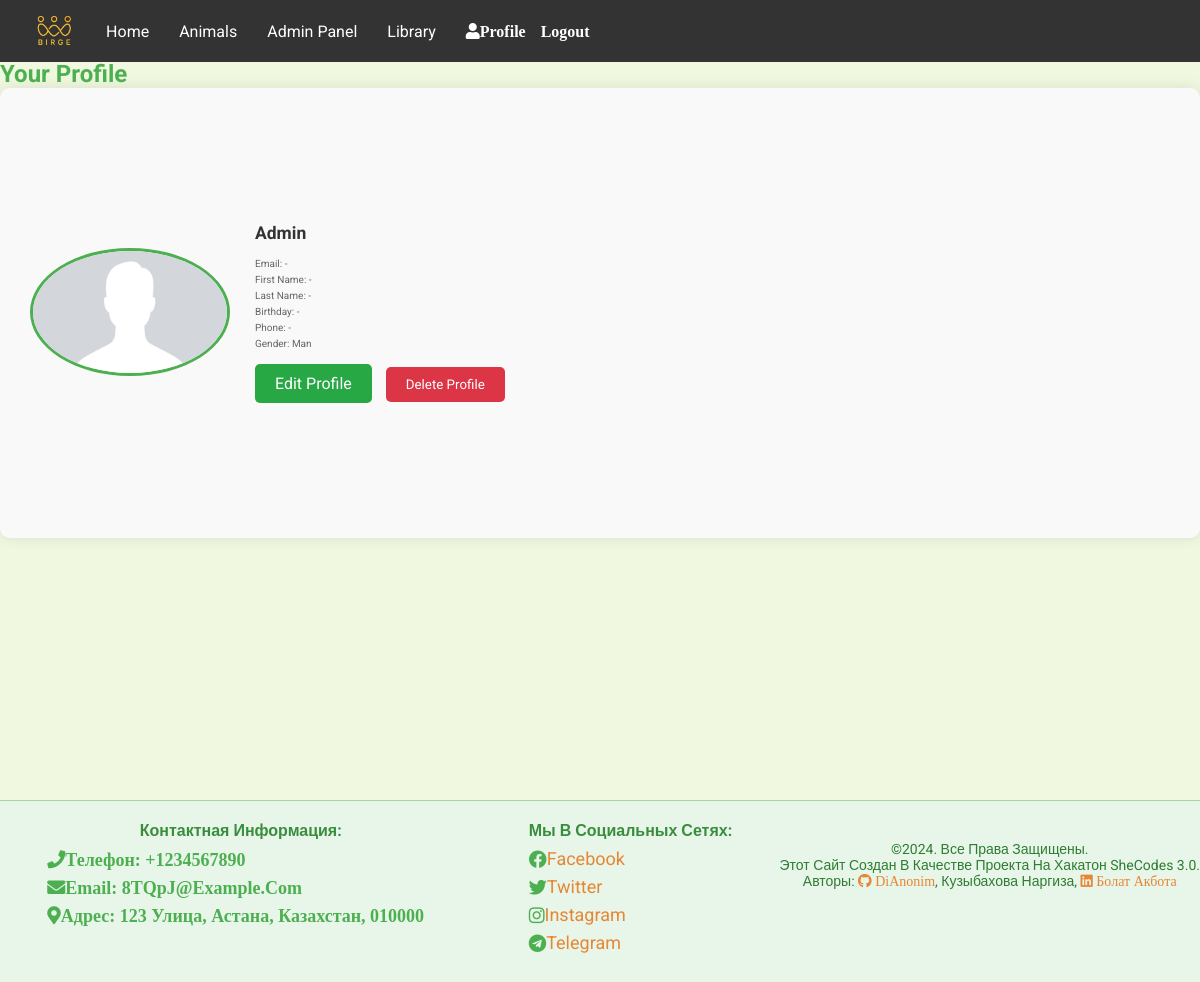
/profile/detail/6/ (signed in), run on the app's committed database.
### app/models.py (models this page shows, shortened)
class CustomUser(AbstractUser):
    class Gender(models.TextChoices):
        Man = 'Man'
        Woman =  'Woman'
    image=models.ImageField(upload_to='media/users',default="media/users/default.png")
    gender=models.CharField(max_length=10,choices=Gender.choices,default=Gender.Man)
    birthday=models.DateField(null=True)
    phone=models.CharField(max_length=20)
    isStudent = models.BooleanField(default=False)

### app/views.py (the view)
# urls.py: path('profile/detail/<int:pk>/', ProfileView.as_view(), name='profile'),
class ProfileView(LoginRequiredMixin, DetailView):
    model = CustomUser
    template_name = "profile.html"
    context_object_name = "user"
    def get_object(self):
        return self.request.user

### app/templatetags/customtags.py (called while the page is built)
@register.filter
def isHaveValue(value):
    if value:
        return f"{value}"
    else:
        return f"-"

### templates/profile.html (shortened to what this page needs)
{% extends "base.html" %}
{% load static customtags %}
{% block header %}
<div class="copyright">
    <h1 class="base-header">Your Profile</h1>
</div>
{% endblock %}
{% block content %}
<div class="profile zilla-slab-light-italic" style="min-height: 450px;">
    <div class="profile-image">
            <img src="{% static 'images/defaultAvatar.png' %}" alt="Default profile picture">
    </div>
    <div class="profile-info">
        <h2>{{ user.username | isHaveValue }}</h2>
        <p>Email: {{ user.email | isHaveValue }}</p>
        <p>First Name: {{ user.first_name | isHaveValue }}</p>
        <p>Last Name: {{ user.last_name | isHaveValue }}</p>
        <p>Birthday: {{ user.birthday | isHaveValue }}</p>
        <p>Phone: {{ user.phone | isHaveValue }}</p>
        <p>Gender: {{ user.get_gender_display | isHaveValue }}</p>
        <a href="{% url 'update_user' user.id %}">Edit Profile</a>
        <form method="post" action="{% url 'delete_user'%}" style="display: inline;">
            <button type="submit">Delete Profile</button>
        </form>
    </div>
</div>
{% endblock %}

### static/css/styles.css (style rules this page uses)
html, body { height: 100%; margin: 0; }
body { margin-top: 60px; font-family: Arial, sans-serif; background-color: #f0f8e0; margin: 0; padding: 0; align-items: center; height: 100vh; }
.base-header { font-size: 24px; color: #4caf50; }
.profile-image img { border-radius: 50%; width: 120px; height: 120px; object-fit: cover; }
.profile-info { font-size: 16px; color: #333; }
.profile-info p { margin: 5px 0; }
.profile { display: flex; flex-wrap: wrap; justify-content: center; align-items: center; padding: 20px; background-color: #f9f9f9; border-radius: 10px; box-shadow: 0 0 15px rgba(0, 0, 0, 0.1); }
.profile-image { flex: 1 1 200px; max-width: 200px; margin: 10px; }
.profile-image img { width: 100%; height: auto; border-radius: 50%; border: 3px solid #4caf50; }
.profile-info { flex: 2 1 300px; padding: 15px; }
.profile-info h2 { font-size: 1.75rem; font-weight: bold; color: #333; margin-bottom: 15px; }
.profile-info p { font-size: 1rem; margin: 5px 0; color: #666; }
.profile-info a { display: inline-block; margin-top: 10px; padding: 10px 20px; background-color: #28a745; color: #fff; border-radius: 5px; text-decoration: none; }
.profile-info form button { margin-left: 10px; padding: 10px 20px; background-color: #dc3545; color: #fff; border: none; border-radius: 5px; cursor: pointer; }

### static/css/sectionAnimal.css (style rules this page uses)
:root { --main: #ff6e01; --bg: #f1e1d2; --black: #000; --white: #fff; --box-shadow: 0 .5rem 1rem rgba(0, 0, 0, 0.1); }
* { font-family: 'Roboto', sans-serif; margin: 0; padding: 0; box-sizing: border-box; outline: none; border: none; text-decoration: none; text-transform: capitalize; transition: .2s linear; }
html { font-size: 62.5%; overflow-x: hidden; scroll-behavior: smooth; scroll-padding-top: 4rem; }

### static/css/lib.css (style rules this page uses)
:root { --main-color:#29d978; --primary:#f0fff7; --black:#141414; --white:#fff; --bg: #f2f2f2; --light-black:#666; }
* { font-family: 'Poppins', sans-serif; margin: 0; padding: 0; box-sizing: border-box; outline: none; border: none; text-decoration: none; text-transform: capitalize; transition: .2s linear; }
html { font-size: 62.5%; overflow-x: hidden; scroll-behavior: smooth; scroll-padding-top: 6rem; }

### static/css/home.css (style rules this page uses)
:root { --primary-color: #03045e; --color: #4581cf; --black: #666; --white: #fff; --box-shadow: 0 .5rem 1rem rgba(0, 0, 0, 0.1); }
* { font-family: 'Roboto', sans-serif; margin: 0; padding: 0; box-sizing: border-box; outline: none; border: none; text-decoration: none; text-transform: capitalize; transition: .2s linear; }
html { font-size: 62.5%; overflow-x: hidden; scroll-behavior: smooth; scroll-padding-top: 4rem; }

### data on the page
CustomUser: username|isHaveValue "Admin", email|isHaveValue "-", first_name|isHaveValue "-", last_name|isHaveValue "-", birthday|isHaveValue "-", phone|isHaveValue "-", gender|isHaveValue "Man"
